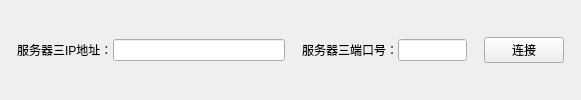
        <widget class="QWidget" name="ui_lamp_serverinfo_widget_3" native="true">
         <layout class="QHBoxLayout" name="horizontalLayout_14" stretch="1,2,10,1,2,4,1,4,1">
          <property name="spacing">
           <number>0</number>
          </property>
          <property name="leftMargin">
           <number>0</number>
          </property>
          <property name="topMargin">
           <number>0</number>
          </property>
          <property name="rightMargin">
           <number>0</number>
          </property>
          <property name="bottomMargin">
           <number>0</number>
          </property>
          <item>
           <spacer name="horizontalSpacer_51">
            <property name="orientation">
             <enum>Qt::Horizontal</enum>
            </property>
            <property name="sizeHint" stdset="0">
             <size>
              <width>18</width>
              <height>20</height>
             </size>
            </property>
           </spacer>
          </item>
          <item>
           <widget class="QLabel" name="label_25">
            <property name="text">
             <string>服务器三IP地址：</string>
            </property>
           </widget>
          </item>
          <item>
           <widget class="QLineEdit" name="ui_lamp_server_ip3"/>
          </item>
          <item>
           <spacer name="horizontalSpacer_52">
            <property name="orientation">
             <enum>Qt::Horizontal</enum>
            </property>
            <property name="sizeHint" stdset="0">
             <size>
              <width>18</width>
              <height>20</height>
             </size>
            </property>
           </spacer>
          </item>
          <item>
           <widget class="QLabel" name="label_26">
            <property name="text">
             <string>服务器三端口号：</string>
            </property>
           </widget>
          </item>
          <item>
           <widget class="QLineEdit" name="ui_lamp_server_port3"/>
          </item>
          <item>
           <spacer name="horizontalSpacer_53">
            <property name="orientation">
             <enum>Qt::Horizontal</enum>
            </property>
            <property name="sizeHint" stdset="0">
             <size>
              <width>17</width>
              <height>20</height>
             </size>
            </property>
           </spacer>
          </item>
          <item>
           <widget class="QPushButton" name="ui_lamp_connect_btn3">
            <property name="text">
             <string>连接</string>
            </property>
           </widget>
          </item>
          <item>
           <spacer name="horizontalSpacer_54">
            <property name="orientation">
             <enum>Qt::Horizontal</enum>
            </property>
            <property name="sizeHint" stdset="0">
             <size>
              <width>40</width>
              <height>20</height>
             </size>
            </property>
           </spacer>
          </item>
         </layout>
        </widget>
